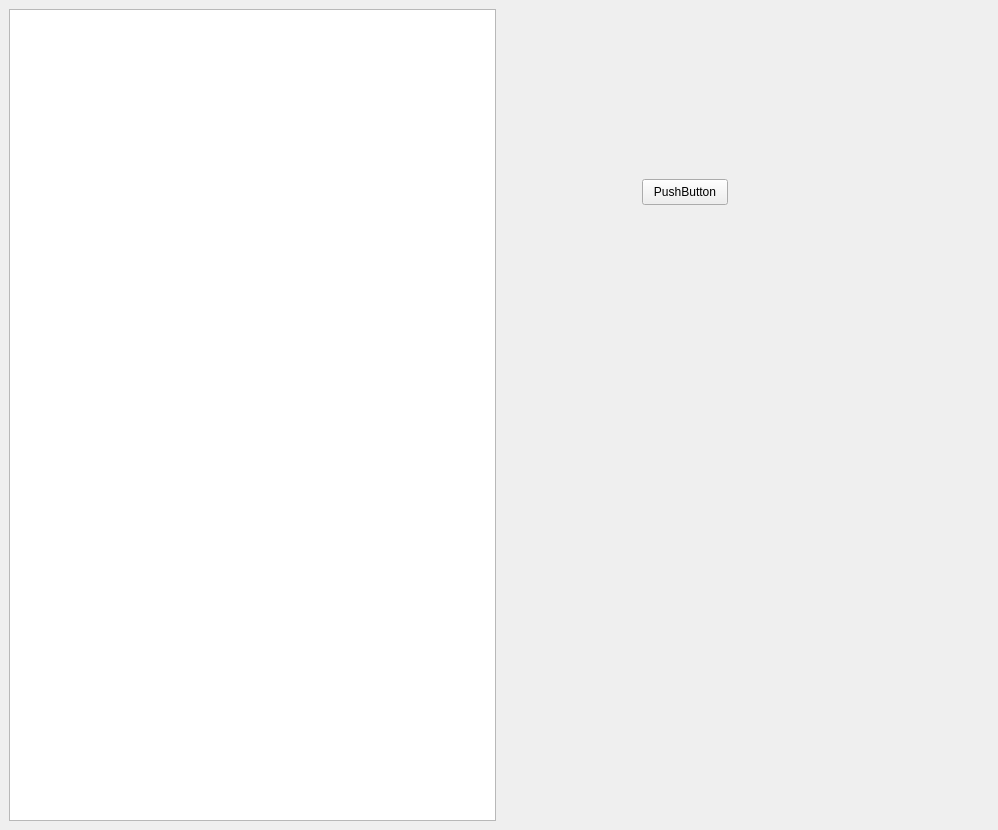
<?xml version="1.0" encoding="UTF-8"?>
<ui version="4.0">
 <class>MainWindowWidget</class>
 <widget class="QMainWindow" name="MainWindowWidget">
  <property name="geometry">
   <rect>
    <x>0</x>
    <y>0</y>
    <width>998</width>
    <height>830</height>
   </rect>
  </property>
  <property name="windowTitle">
   <string>Test</string>
  </property>
  <widget class="QWidget" name="centralwidget">
   <layout class="QVBoxLayout" name="verticalLayout">
    <item>
     <layout class="QHBoxLayout" name="horizontalLayout">
      <item>
       <widget class="QListWidget" name="MainMenu"/>
      </item>
      <item>
       <widget class="QStackedWidget" name="stackedWidget">
        <widget class="QWidget" name="MonitoringPage">
         <widget class="QPushButton" name="pushButton">
          <property name="geometry">
           <rect>
            <x>140</x>
            <y>170</y>
            <width>86</width>
            <height>26</height>
           </rect>
          </property>
          <property name="text">
           <string>PushButton</string>
          </property>
         </widget>
        </widget>
        <widget class="QWidget" name="ProtocolPage">
         <widget class="QPushButton" name="pushButton_2">
          <property name="geometry">
           <rect>
            <x>70</x>
            <y>180</y>
            <width>86</width>
            <height>26</height>
           </rect>
          </property>
          <property name="text">
           <string>PushButton</string>
          </property>
         </widget>
        </widget>
       </widget>
      </item>
     </layout>
    </item>
   </layout>
  </widget>
 </widget>
 <resources/>
 <connections>
  <connection>
   <sender>MainMenu</sender>
   <signal>currentRowChanged(int)</signal>
   <receiver>stackedWidget</receiver>
   <slot>setCurrentIndex(int)</slot>
   <hints>
    <hint type="sourcelabel">
     <x>322</x>
     <y>379</y>
    </hint>
    <hint type="destinationlabel">
     <x>670</x>
     <y>412</y>
    </hint>
   </hints>
  </connection>
 </connections>
</ui>
